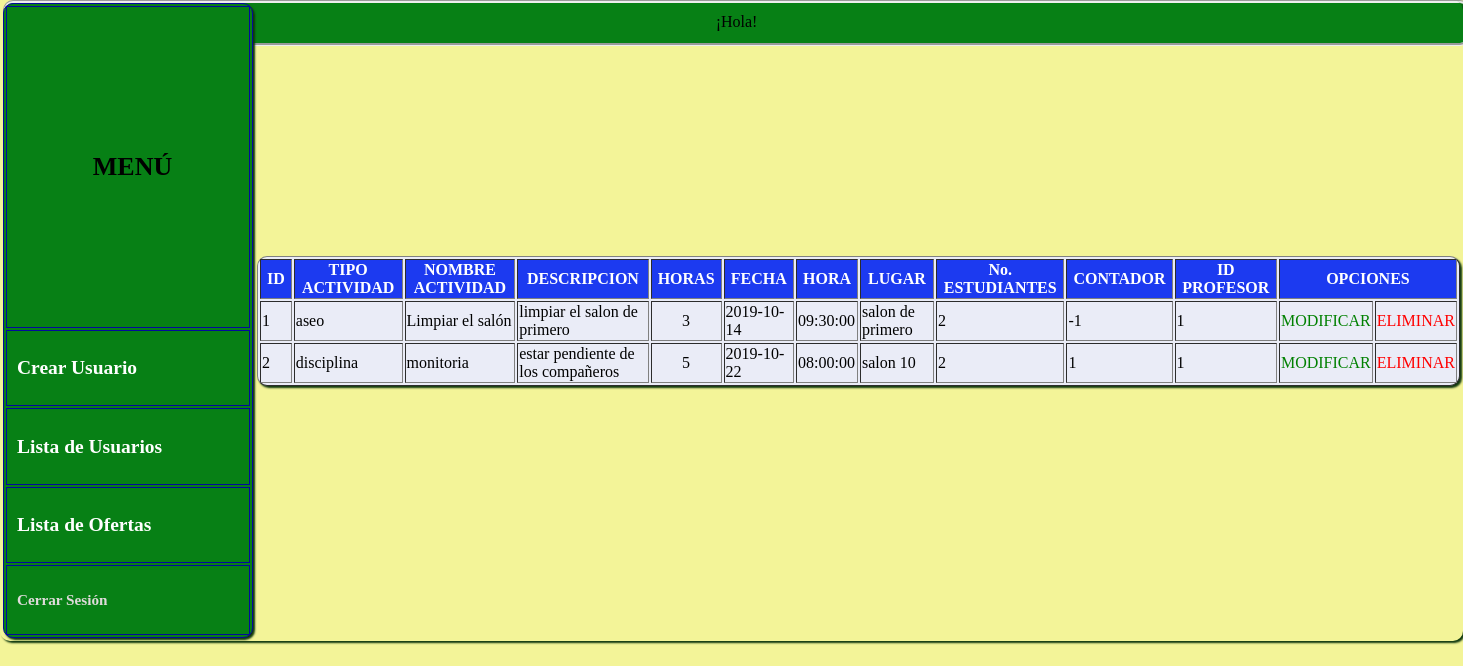
The app's page /admin/listaOfertas.php with its own data.
### tables this page shows
CREATE TABLE `oferta` (
  `idActividad` int(11) NOT NULL,
  `tipoActividad` varchar(30) NOT NULL,
  `nombreActividad` varchar(100) NOT NULL,
  `descripcion` varchar(500) NOT NULL,
  `horasCant` int(11) NOT NULL,
  `fecha` date NOT NULL,
  `hora` time NOT NULL,
  `lugar` varchar(50) NOT NULL,
  `alumnosCant` int(11) NOT NULL,
  `contador` int(11) NOT NULL,
  `idProfesor` int(11) NOT NULL
);

### admin/listaOfertas.php (the view, shortened to what this page needs)
<?php
    include '../conexion.php';
?>
<!DOCTYPE html>
<html lang="es">
<head>
	<link rel="stylesheet" type="text/css" href="../css/estilos.css">
</head>
<body>
<table id="main">
	<tr><td>
		<div id="superior"> ¡Hola! <?php echo $_SESSION['nombre']; ?> <?php echo $_SESSION['apellido']; ?> </div>
		<table id="lateral" bgcolor="#007EFF" width="250px" border="1px" bordercolor="#030A9D">
			<tr >
				<td height="300px">
					<center><h1>MENÚ</h1></center>
				</td>
			</tr>
			<tr>
				<td>
					<a href="formUsuarios.php" style="text-decoration:none"> <font color="white">  <h2>Crear Usuario</h2> </font></a>
				</td>
			</tr>
			<tr>
				<td>
					<a href="listaUsuarios.php" style="text-decoration:none"> <font color="white"> <h2>Lista de Usuarios</h2> </font></a>
				</td>
			</tr>
			<tr>
				<td>
					<a href="listaOfertas.php" style="text-decoration:none"> <font color="white"> <h2>Lista de Ofertas</h2> </font></a>
				</td>
			</tr>
			<tr>
				<td>
					<a href="../index.php" style="text-decoration:none"> <font color="#E0DBDB"> <h3>Cerrar Sesión</h3></font> </a>
				</td>
			</tr>
		</table>
	</td>
	<td width="100%">
		<table bgcolor="#EAECF7" border="1px">
			<tr bgcolor="#D8CBF8">
				<th>ID</th>
				<th>TIPO ACTIVIDAD</th>
				<th>NOMBRE ACTIVIDAD</th>
				<th>DESCRIPCION</th>
				<th>HORAS</th>
				<th>FECHA</th>
				<th>HORA</th>
				<th>LUGAR</th>
				<th>No. ESTUDIANTES</th>
				<th>CONTADOR</th>
				<th>ID PROFESOR</th>
				<th colspan="4">OPCIONES</th>
			</tr>
			<?php
				$sql="SELECT * FROM oferta";
				$resultado = mysqli_query($conexion, $sql);
				while($datos=mysqli_fetch_array($resultado)){
			?>
			<tr>
				<td>	<?php echo $datos['idActividad'] ?>			</td>
				<td>	<?php echo $datos['tipoActividad'] ?>			</td>
				<td>	<?php echo $datos['nombreActividad'] ?>			</td>
				<td>	<?php echo $datos['descripcion'] ?>				</td>
				<td>	<center><?php echo $datos['horasCant'] ?></center>	</td>
				<td>	<?php echo $datos['fecha'] ?>					</td>
				<td>	<?php echo $datos['hora'] ?>					</td>
				<td>	<?php echo $datos['lugar'] ?>					</td>
				<td>	<?php echo $datos['alumnosCant'] ?>					</td>
				<td>	<?php echo $datos['contador'] ?>					</td>
				<td>	<?php echo $datos['idProfesor'] ?>					</td>
				<td>	<a href="listaOfertasModificar.php?idActividad=<?php echo $datos['idActividad']; ?>">
							<font color="green">MODIFICAR</font>
						</a>
				</td>
				<td>	<a href="listaOfertasEliminar.php?idActividad=<?php echo $datos['idActividad']; ?>">
							<font color="red">ELIMINAR</font>
						</a>
				</td>
			</tr>
			<?php
				}
			?>
		</table>
	</td>
	</tr>
</table>
</body>
</html>

### css/estilos.css (style rules this page uses)
a:link { text-decoration: none; }
a { text-decoration: none; }
body { background-color: #F3F498; }
table { border-radius: 10px; box-shadow: 2px 2px 2px 0px #0F370E; }
th { background-color: #1C3AF0; color: white; padding-left: 6px; padding-right: 6px; }
td { font-family: verdana; }
table#main { position: absolute; left: 0px; top: 0px; margin: 0px; padding: 0px; }
div#superior { text-align: center; background-color: #078015; height: 20px; padding: 10px; width: 98.5%; top: 0px; left: 3px; z-index: -1; position: absolute; font-family: verdana; border-radius: 10px; border-style: groove; }
table#lateral { position: ; top: 0px; left: 0px; background-color: #078015; border-radius: 10px; }
table#lateral td { padding-left: 10px; padding-bottom: 10px; padding-top: 10px; font-size: 13px; }

### records on screen
oferta: idActividad "1", tipoActividad "aseo", nombreActividad "Limpiar el salón", descripcion "limpiar el salon de primero", horasCant "3", fecha "2019-10-14", hora "09:30:00", lugar "salon de primero", alumnosCant "2", contador "-1", idProfesor "1"
oferta: idActividad "2", tipoActividad "disciplina", nombreActividad "monitoria", descripcion "estar pendiente de los compañeros", horasCant "5", fecha "2019-10-22", hora "08:00:00", lugar "salon 10", alumnosCant "2", contador "1", idProfesor "1"
